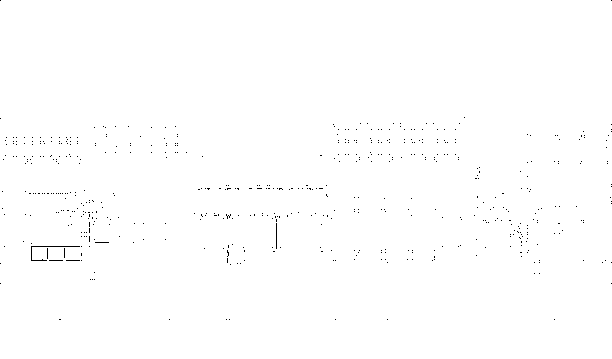
#> input picture images/output.png, 612 x 359 px, found by its file name
$ python main.py
#> lines starting #> are read from the running program, lines starting #| are printed output that depends on the picture; after the words box and inside, x2 and y2 are one past the last pixel; in counts of white or black regions, pixels touching at a corner belong together
#> the answer given: images/output.png
### pycnn.py
#!/usr/bin/python
# -*- coding: utf-8 -*-
from __future__ import print_function
import scipy.signal as sig
import scipy.integrate as sint
from PIL import Image as img
import numpy as np
import os.path
import warnings
from skimage.filters import threshold_otsu

SUPPORTED_FILETYPES = (
    'jpeg', 'jpg', 'png', 'tiff', 'gif', 'bmp',
)

warnings.filterwarnings('ignore')  # Игнорировать незначительные предупреждения


class PyCNN:
    """Обработка изображений с помощью ячеистых нейронных сетей (CNN).

    Ячеистые нейронные сети (CNN) - это парадигма параллельных вычислений,
    впервые предложенная в 1988 году. Ячеистые нейронные сети похожи на
    нейронные сети, но отличаются тем, что коммуникация разрешена только между
    соседними элементами. Обработка изображений - одно из их применений.

    Эта библиотека Python является реализацией CNN для применения в
    обработке изображений.

    Атрибуты:
        n (int): Высота изображения.
        m (int): Ширина изображения.
    """

    def __init__(self):
        """Устанавливает начальные атрибуты класса m (ширина) и n (высота)."""
        self.m = 0  # ширина (количество столбцов)
        self.n = 0  # высота (количество строк)

    def f(self, t, x, Ib, Bu, tempA):
        """Вычисляет производную x в момент времени t.

        Аргументы:
            x: Входные данные.
            Ib (float): Системный сдвиг.
            Bu: Свертка шаблона управления с входом.
            tempA (:obj:`list` of :obj:`list`of :obj:`float`): Обратная
                связь шаблона.
        """
        x = x.reshape((self.n, self.m))
        dx = -x + Ib + Bu + sig.convolve2d(self.cnn(x), tempA, 'same')
        return dx.reshape(self.m * self.n)

    def cnn(self, x):
        """Кусочно-линейная сигмоидная функция.

        Аргументы:
            x : Вход для кусочно-линейной сигмоидной функции.
        """
        return 0.5 * (abs(x + 1) - abs(x - 1))

    def validate(self, inputLocation):
        """Проверяет, существует ли строка пути или поддерживается ли тип файла.

        Аргументы:
            inputLocation (str): Строка с путем к изображению.

        Вызывает:
            IOError: Если `inputLocation` не существует или не является файлом.
            Exception: Если тип файла не поддерживается.
        """
        _, ext = os.path.splitext(inputLocation)
        ext = ext.lstrip('.').lower()
        if not os.path.exists(inputLocation):
            raise IOError('Файл {} не существует.'.format(inputLocation))
        elif not os.path.isfile(inputLocation):
            raise IOError('Путь {} не является файлом.'.format(inputLocation))
        elif ext not in SUPPORTED_FILETYPES:
            raise Exception(
                'Тип файла {} не поддерживается. Поддерживаемые типы: {}'.format(
                    ext, ', '.join(SUPPORTED_FILETYPES)
                )
            )

    # tempA: обратная связь шаблона, tempB: шаблон управления
    def imageProcessing(self, inputLocation, outputLocation,
                        tempA, tempB, initialCondition, Ib, t):
        """Обрабатывает изображение с использованием входных аргументов.

        Аргументы:
            inputLocation (str): Путь к исходному изображению в виде строки.
            outputLocation (str): Путь к обработанному изображению в виде строки.
            tempA (:obj:`list` of :obj:`list`of :obj:`float`): Шаблон обратной связи.
            tempB (:obj:`list` of :obj:`list`of :obj:`float`): Шаблон управления.
            initialCondition (float): Начальное состояние.
            Ib (float): Системный сдвиг.
            t (numpy.ndarray): Массив numpy с равномерно распределенными числами,
                представляющими моменты времени.
        """
#> called with inputLocation = 'images/images/output.png', outputLocation = 'images/output.png', tempA = array of shape (3, 3), tempB = array of shape (3, 3), initialCondition = 0, Ib = -5, t = array of shape (11,)

        # Конвертация в градации серого
        gray = img.open(inputLocation).convert('L')
#> gray: PIL image 612x359 L; values 1 (black) and 255 (white), 99.6% white; black in thin lines or dots, all inside (x1, y1, x2, y2) = (0, 0, 612, 320)
        self.m, self.n = gray.size
#> self.m = 612; self.n = 359
        u = np.array(gray)

        # Вычисление динамического порога для бинаризации изображения
        threshold = threshold_otsu(u)
#> threshold = 1

        # Применение порога для получения бинарного изображения
        u = np.where(u > threshold, 255, 0)

        z0 = u * initialCondition
#> z0: shape (359, 612) float64; every value is 0
        Bu = sig.convolve2d(u, tempB, 'same')
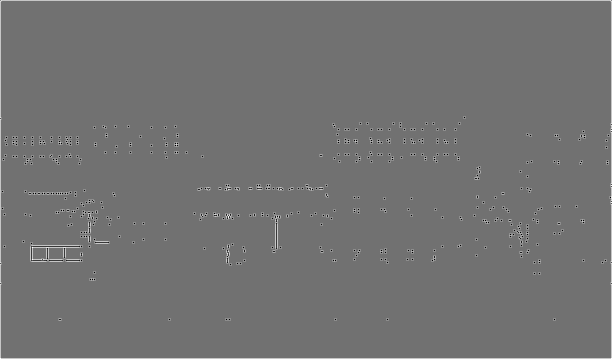
#> Bu: shape (359, 612) float64; min -2040, max 255, mean -1009.5; drawn with min black and max white
        z0 = z0.flatten()
        tFinal = t.max()
        tInitial = t.min()
        if t.size > 1:
            dt = t[1] - t[0]
        else:
            dt = t[0]
        ode = sint.ode(self.f) \
            .set_integrator('vode') \
            .set_initial_value(z0, tInitial) \
            .set_f_params(Ib, Bu, tempA)
        while ode.successful() and ode.t < tFinal + 0.1:
            ode_result = ode.integrate(ode.t + dt)
#> this loop made 11 passes
        z = self.cnn(ode_result)
        out_l = z[:].reshape((self.n, self.m))
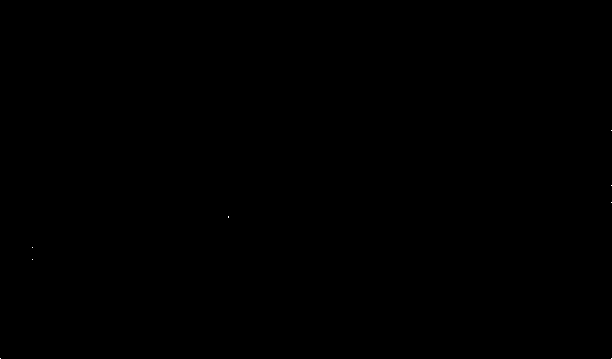
#> out_l: shape (359, 612) float64; values -1 (black) and 1 (white), 0% white in thin lines or dots, all inside (x1, y1, x2, y2) = (0, 130, 612, 359)
        out_l = out_l / (255.0)
        out_l = np.uint8(np.round(out_l * 255))
        out_l = img.fromarray(out_l).convert('RGB')
        out_l.save(outputLocation)

    # Общая обработка изображений для заданных шаблонов
    def generalTemplates(self,
                         name='Обработка изображений',
                         inputLocation='',
                         outputLocation='output.png',
                         tempA_A=[[0.0, 0.0, 0.0],
                                  [0.0, 0.0, 0.0],
                                  [0.0, 0.0, 0.0]],
                         tempB_B=[[0.0, 0.0, 0.0],
                                  [0.0, 0.0, 0.0],
                                  [0.0, 0.0, 0.0]],
                         initialCondition=0.0,
                         Ib_b=0.0,
                         t=np.linspace(0, 10.0, num=2)):
        """Проверка и обработка изображения с использованием входных аргументов.

        Аргументы:
            name (str): Название шаблона.
            inputLocation (str): Путь к исходному изображению в виде строки.
            outputLocation (str): Путь к обработанному изображению в виде строки.
            tempA_A (:obj:`list` of :obj:`list`of :obj:`float`): Шаблон обратной связи.
            tempB_B (:obj:`list` of :obj:`list`of :obj:`float`): Шаблон управления.
            initialCondition (float): Начальное состояние.
            Ib_b (float): Системный сдвиг.
            t (numpy.ndarray): Массив numpy с равномерно распределенными числами,
                представляющими моменты времени.
        """
        self.validate(inputLocation)
        print(f'{name} инициализирована.')
        self.imageProcessing(inputLocation,
        outputLocation,
        np.array(tempA_A),
        np.array(tempB_B),
        initialCondition,
        Ib_b,
        t)
        print(f'Обработка изображения {inputLocation} завершена.')

    def cornerDetection(self, inputLocation='', outputLocation='output.png'):
        """Выполняет обнаружение углов на входном изображении.

        На выходе получается бинарное изображение, где черные пиксели представляют
        выпуклые углы объектов на входном изображении.

        A = [[0.0 0.0 0.0],
             [0.0 1.0 0.0],
             [0.0 0.0 0.0]]

        B = [[-1.0 -1.0 -1.0],
             [-1.0 4.0 -1.0],
             [-1.0 -1.0 -1.0]]

        z = -5.0

        Начальное состояние = 0.0

        Аргументы:
            inputLocation (str): Путь к входному изображению в виде строки.
            outputLocation (str): Путь к обработанному изображению в виде строки.
        """
        name = 'Обнаружение углов'
        tempA = [[0.0, 0.0, 0.0], [0.0, 1.0, 0.0], [0.0, 0.0, 0.0]]
        tempB = [[-1.0, -1.0, -1.0], [-1.0, 4.0, -1.0], [-1.0, -1.0, -1.0]]
        Ib = -5.0
        t = np.linspace(0, 10.0, num=11)
        initialCondition = 0.0
        self.generalTemplates(
            name,
            inputLocation,
            outputLocation,
            tempA,
            tempB,
            initialCondition,
            Ib,
            t)

### main.py
#!/usr/bin/python
# -*- coding: utf-8 -*-
from pycnn import PyCNN
import cv2


def main():
    # Инициализация объекта
    cnn = PyCNN()

    input_img = "images/" + input("Введите название изображения: ").strip()

    output_img = 'images/output.png'

    try:
        # Выполнение соответствующих техник обработки изображения для данного изображения
        cnn.cornerDetection(input_img, output_img)
    except Exception as f:
        print(f"Файл {input_img} не существует. Ошибка:", f)

    # Загрузка изображений
    img1 = cv2.imread(output_img, cv2.IMREAD_GRAYSCALE)
    img2 = cv2.imread(input_img)
#> img2 is the input picture: shape (359, 612, 3); values 1 (black) and 255 (white), 99.6% white; black in thin lines or dots, all inside (x1, y1, x2, y2) = (0, 0, 612, 320)

    # Адаптивная бинаризация первого изображения
    thresh = cv2.adaptiveThreshold(img1, 255, cv2.ADAPTIVE_THRESH_MEAN_C, cv2.THRESH_BINARY_INV, 11, 10)

    # Поиск контуров
    contours, _ = cv2.findContours(thresh, cv2.RETR_EXTERNAL, cv2.CHAIN_APPROX_SIMPLE)
#> contours = 8 contours, all with area under 20

    # Создание копии второго изображения
    overlay = img2.copy()

    # Определение коэффициента масштабирования для радиуса окружностей
    fixed_radius = int(5 * min(img2.shape[0], img2.shape[1]) / 256)
#> fixed_radius = 7

    # Обводка чёрных элементов окружностью на втором изображении
    for contour in contours:
        (x, y), _ = cv2.minEnclosingCircle(contour)
        center = (int(x), int(y))
        cv2.circle(overlay, center, fixed_radius, (0, 0, 255), 3)
#> this loop made 8 passes
#> (x, y) on passes 1, 2, 3, 4, 6, 7, 8: (611, 358), (0, 358), (32, 259), (32, 247), (611, 202), (611, 185), (611, 130)
#> (contour, x, y) on pass 5: ([[228, 216], [228, 217]], 228, 216.5)
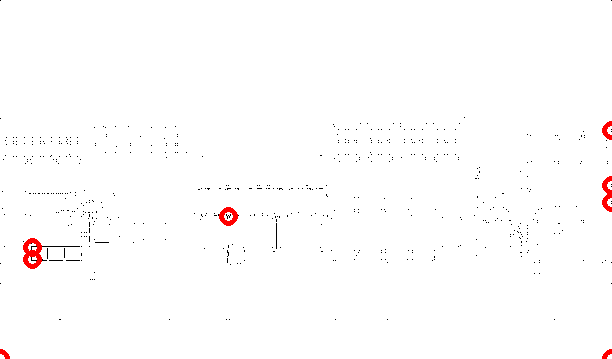
#> overlay: shape (359, 612, 3); 0.46% of pixels changed, all inside (x1, y1, x2, y2) = (0, 121, 612, 359)

    # Наложение обработанного изображения поверх второго
    result = cv2.addWeighted(overlay, 0.5, img2, 0.5, 0)

    # Вывод результата
    cv2.imshow('Результат', result)
    cv2.waitKey(0)
    cv2.destroyAllWindows()


if __name__ == '__main__':
    main()
